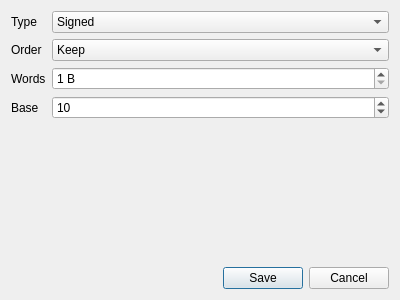
<?xml version="1.0" encoding="UTF-8"?>
<ui version="4.0">
 <class>FormatDialog</class>
 <widget class="QDialog" name="FormatDialog">
  <property name="geometry">
   <rect>
    <x>0</x>
    <y>0</y>
    <width>400</width>
    <height>300</height>
   </rect>
  </property>
  <property name="windowTitle">
   <string>Format options</string>
  </property>
  <property name="windowIcon">
   <iconset theme="preferences-system">
    <normaloff>.</normaloff>.</iconset>
  </property>
  <layout class="QFormLayout" name="formLayout">
   <property name="fieldGrowthPolicy">
    <enum>QFormLayout::AllNonFixedFieldsGrow</enum>
   </property>
   <property name="rowWrapPolicy">
    <enum>QFormLayout::DontWrapRows</enum>
   </property>
   <property name="labelAlignment">
    <set>Qt::AlignLeading|Qt::AlignLeft|Qt::AlignVCenter</set>
   </property>
   <property name="formAlignment">
    <set>Qt::AlignLeading|Qt::AlignLeft|Qt::AlignTop</set>
   </property>
   <item row="0" column="0">
    <widget class="QLabel" name="typeLabel">
     <property name="text">
      <string>Type</string>
     </property>
     <property name="buddy">
      <cstring>typeCombo</cstring>
     </property>
    </widget>
   </item>
   <item row="0" column="1">
    <widget class="QComboBox" name="typeCombo">
     <item>
      <property name="text">
       <string>Signed</string>
      </property>
     </item>
     <item>
      <property name="text">
       <string>Unsigned</string>
      </property>
     </item>
    </widget>
   </item>
   <item row="1" column="0">
    <widget class="QLabel" name="orderLabel">
     <property name="text">
      <string>Order</string>
     </property>
     <property name="buddy">
      <cstring>orderCombo</cstring>
     </property>
    </widget>
   </item>
   <item row="1" column="1">
    <widget class="QComboBox" name="orderCombo">
     <item>
      <property name="text">
       <string>Keep</string>
      </property>
     </item>
     <item>
      <property name="text">
       <string>Reverse</string>
      </property>
     </item>
    </widget>
   </item>
   <item row="2" column="0">
    <widget class="QLabel" name="wordsLabel">
     <property name="text">
      <string>Words</string>
     </property>
     <property name="buddy">
      <cstring>worldsSpin</cstring>
     </property>
    </widget>
   </item>
   <item row="2" column="1">
    <widget class="QSpinBox" name="worldsSpin">
     <property name="suffix">
      <string> B</string>
     </property>
     <property name="minimum">
      <number>1</number>
     </property>
     <property name="maximum">
      <number>8</number>
     </property>
    </widget>
   </item>
   <item row="3" column="0">
    <widget class="QLabel" name="baseLabel">
     <property name="text">
      <string>Base</string>
     </property>
    </widget>
   </item>
   <item row="3" column="1">
    <widget class="QSpinBox" name="baseSipn">
     <property name="minimum">
      <number>2</number>
     </property>
     <property name="maximum">
      <number>36</number>
     </property>
     <property name="value">
      <number>10</number>
     </property>
    </widget>
   </item>
   <item row="5" column="0" colspan="2">
    <widget class="QDialogButtonBox" name="buttonBox">
     <property name="orientation">
      <enum>Qt::Horizontal</enum>
     </property>
     <property name="standardButtons">
      <set>QDialogButtonBox::Cancel|QDialogButtonBox::Save</set>
     </property>
    </widget>
   </item>
   <item row="4" column="0" colspan="2">
    <spacer name="verticalSpacer">
     <property name="orientation">
      <enum>Qt::Vertical</enum>
     </property>
     <property name="sizeHint" stdset="0">
      <size>
       <width>20</width>
       <height>40</height>
      </size>
     </property>
    </spacer>
   </item>
  </layout>
 </widget>
 <tabstops>
  <tabstop>typeCombo</tabstop>
  <tabstop>worldsSpin</tabstop>
 </tabstops>
 <resources/>
 <connections>
  <connection>
   <sender>buttonBox</sender>
   <signal>accepted()</signal>
   <receiver>FormatDialog</receiver>
   <slot>accept()</slot>
   <hints>
    <hint type="sourcelabel">
     <x>248</x>
     <y>254</y>
    </hint>
    <hint type="destinationlabel">
     <x>157</x>
     <y>274</y>
    </hint>
   </hints>
  </connection>
  <connection>
   <sender>buttonBox</sender>
   <signal>rejected()</signal>
   <receiver>FormatDialog</receiver>
   <slot>reject()</slot>
   <hints>
    <hint type="sourcelabel">
     <x>316</x>
     <y>260</y>
    </hint>
    <hint type="destinationlabel">
     <x>286</x>
     <y>274</y>
    </hint>
   </hints>
  </connection>
 </connections>
</ui>
